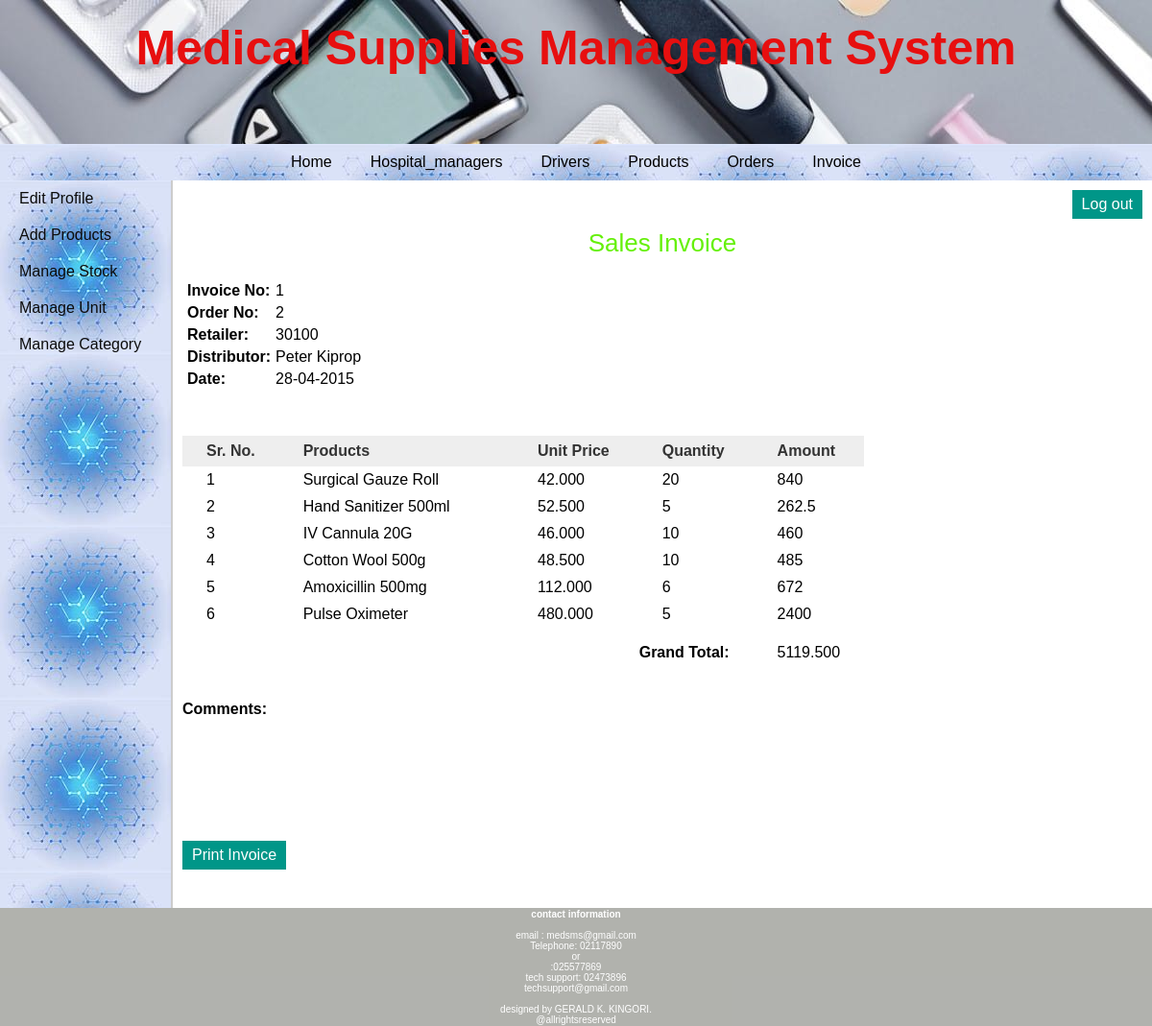
The app's page /manufacturer/view_invoice_items.php?id=1 (signed in) with its own data.
### tables this page shows
CREATE TABLE `invoice` (
  `invoice_id` int(11) NOT NULL,
  `order_id` int(11) NOT NULL,
  `retailer_id` int(11) NOT NULL,
  `dist_id` int(11) NOT NULL,
  `date` date NOT NULL,
  `total_amount` decimal(10,3) NOT NULL,
  `comments` text
);

CREATE TABLE `area` (
  `area_id` int(11) NOT NULL,
  `area_name` varchar(50) NOT NULL,
  `area_code` varchar(10) NOT NULL
);

CREATE TABLE `distributor` (
  `dist_id` int(11) NOT NULL,
  `dist_name` varchar(25) NOT NULL,
  `dist_email` varchar(50) DEFAULT NULL,
  `dist_phone` varchar(10) NOT NULL,
  `dist_address` varchar(200) DEFAULT NULL
);

CREATE TABLE `invoice_items` (
  `invoice_items_id` int(11) NOT NULL,
  `invoice_id` int(11) NOT NULL,
  `product_id` int(11) NOT NULL,
  `quantity` int(6) NOT NULL
);

CREATE TABLE `products` (
  `pro_id` int(11) NOT NULL,
  `pro_name` varchar(25) NOT NULL,
  `pro_desc` text,
  `pro_price` decimal(10,3) NOT NULL,
  `unit` int(11) NOT NULL,
  `pro_cat` int(11) NOT NULL,
  `quantity` int(6) DEFAULT NULL
);

### manufacturer/view_invoice_items.php (the view, shortened to what this page needs)
<?php
	require("../includes/config.php");
	if(isset($_SESSION['manufacturer_login'])) {
		if(isset($_GET['id'])){
			$invoice_id = $_GET['id'];
			$queryInvoiceItems = "SELECT *,invoice_items.quantity as quantity FROM invoice,invoice_items,products WHERE invoice.invoice_id='$invoice_id' AND invoice_items.product_id=products.pro_id AND invoice_items.invoice_id=invoice.invoice_id";
			$resultInvoiceItems = mysqli_query($con,$queryInvoiceItems);
			$querySelectInvoice = "SELECT * FROM invoice,retailer,distributor,area WHERE invoice_id='$invoice_id' AND invoice.retailer_id=retailer.retailer_id AND retailer.area_id=area.area_id AND invoice.dist_id=distributor.dist_id";
			$resultSelectInvoice = mysqli_query($con,$querySelectInvoice);
			$rowSelectInvoice = mysqli_fetch_array($resultSelectInvoice);
		}
	}
	else {
		header('Location:../index.php');
	}
?>
<!DOCTYPE html>
<html>
<head>
	<link rel="stylesheet" href="../includes/main_style.css" >
</head>
<body>
	<?php
		include("../includes/header.inc.php");
		include("../includes/nav_manufacturer.inc.php");
		include("../includes/aside_manufacturer.inc.php");
	?>
	<section>
	<div id="divToPrint" style="clear:both;" >
		<h1 style="text-align:center;">Sales Invoice</h1>
		<table class="table_infoFormat">
		<tr>
			<td><b> Invoice No: </b></td>
			<td> <?php echo $rowSelectInvoice['invoice_id']; ?> </td>
		</tr>
		<tr>
			<td><b> Order No: </b></td>
			<td> <?php echo $rowSelectInvoice['order_id']; ?> </td>
		</tr>
		<tr>
			<td><b> Retailer: </b></td>
			<td> <?php echo $rowSelectInvoice['area_code']; ?> </td>
		</tr>
		<tr>
			<td><b> Distributor: </b></td>
			<td> <?php echo $rowSelectInvoice['dist_name']; ?> </td>
		</tr>
		<tr>
			<td><b> Date: </b></td>
			<td> <?php echo date("d-m-Y",strtotime($rowSelectInvoice['date'])); ?> </td>
		</tr>
		</table>
		<form action="" method="POST" class="form">
		<table class="table_invoiceFormat" style="margin-top:50px;">
			<tr>
				<th style="padding-right:25px;"> Sr. No. </th>
				<th style="padding-right:150px;"> Products </th>
				<th style="padding-right:30px;"> Unit Price </th>
				<th style="padding-right:30px;"> Quantity </th>
				<th> Amount </th>
			</tr>
			<?php $i=1; while($rowInvoiceItems = mysqli_fetch_array($resultInvoiceItems)) { ?>
			<tr>
				<td> <?php echo $i; ?> </td>
				<td> <?php echo $rowInvoiceItems['pro_name']; ?> </td>
				<td> <?php echo $rowInvoiceItems['pro_price']; ?> </td>
				<td> <?php echo $rowInvoiceItems['quantity']; ?> </td>
				<td> <?php echo $rowInvoiceItems['quantity']*$rowInvoiceItems['pro_price']; ?> </td>
			</tr>
			<?php $i++; } ?>
			<tr style="height:40px;vertical-align:bottom;">
				<td colspan="4" style="text-align:right;"><b> Grand Total: </b></td>
				<td>
				<?php
					mysqli_data_seek($resultInvoiceItems,0);
					$rowInvoiceItems = mysqli_fetch_array($resultInvoiceItems);
					echo $rowInvoiceItems['total_amount'];
				?>
				</td>
			</tr>
		</table><br/><br/>
		<b>Comments:</b> <br/> <?php echo $rowSelectInvoice['comments']; ?>
		<br/><br/><br/><br/><br/><br/>
		</div>
		<input type="button" value="Print Invoice" class="submit_button" onclick="PrintDiv();" />
	</section>
	<?php
		include("../includes/footer.inc.php");
	?>
</body>
</html>

### includes/main_style.css (style rules this page uses)
* { font-family: arial,sans-serif; margin:0px; padding:0px; }
body { width:auto; margin:auto; border:none; }
.submit_button { font-size:16px; margin-top:20px; margin-right:20px; padding:6px 10px; background-color:#009688; border:none; color:white; }
section { width:1000px; padding:10px; padding-bottom:40px; }
section h1 { margin-bottom:10px; font-weight:normal; color:rgb(101, 240, 9); font-size: 26px; }
table { border-collapse: collapse; }
.table_invoiceFormat th { background-color:#eee; color:#333; padding: 7px 25px; }
.table_invoiceFormat tr { border:none; }
.table_invoiceFormat td,.table_invoiceFormat tr { padding: 5px 25px; text-align: left; }
.table_infoFormat { margin:20px 5px 25px; }
.table_infoFormat td { padding:5px 5px 0px 0px; }
.table_infoFormat td:first-child { font-weight:bold; }

### records on screen
invoice: invoice_id "1", order "2", area.area_code "30100", dist.dist_name "Peter Kiprop", date "28-04-2015", total_amount "5119.500"
invoice_items: product.pro_name "Surgical Gauze Roll", product.pro_price "42.000", quantity "20", $rowInvoiceItems['quantity']*$rowInvoiceItems['pro_price'] "840"
invoice_items: product.pro_name "Hand Sanitizer 500ml", product.pro_price "52.500", quantity "5", $rowInvoiceItems['quantity']*$rowInvoiceItems['pro_price'] "262.5"
invoice_items: product.pro_name "IV Cannula 20G", product.pro_price "46.000", quantity "10", $rowInvoiceItems['quantity']*$rowInvoiceItems['pro_price'] "460"
invoice_items: product.pro_name "Cotton Wool 500g", product.pro_price "48.500", quantity "10", $rowInvoiceItems['quantity']*$rowInvoiceItems['pro_price'] "485"
invoice_items: product.pro_name "Amoxicillin 500mg", product.pro_price "112.000", quantity "6", $rowInvoiceItems['quantity']*$rowInvoiceItems['pro_price'] "672"
invoice_items: product.pro_name "Pulse Oximeter", product.pro_price "480.000", quantity "5", $rowInvoiceItems['quantity']*$rowInvoiceItems['pro_price'] "2400"
